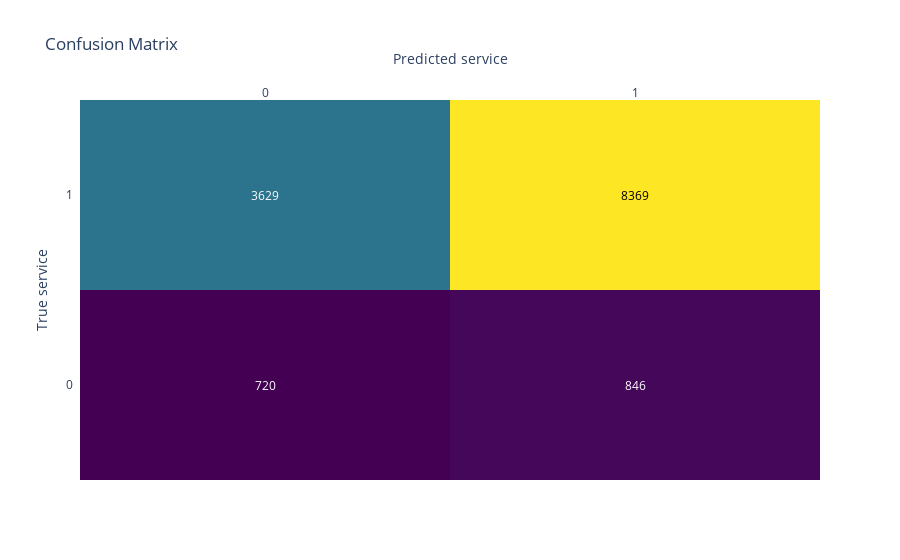

Source (notebook cell):
### Code cell
cm = confusion_matrix(y_test, predictions)


class_names = [0, 1]

# Create annotated heatmap
heatmap = ff.create_annotated_heatmap(z=cm,
                                      x=class_names,
                                      y=class_names,
                                      colorscale='Viridis')

# Update layout
heatmap.update_layout(title='Confusion Matrix',
                      xaxis=dict(title='Predicted service'),
                      yaxis=dict(title='True service'))

# Show the plot
heatmap.show()

### Figure 1 — Plotly figure (JSON) as saved in the notebook; plotly's stock layout.template omitted (floating-point values rounded to 4 significant figures)
{"data": [{"colorscale": [[0, "#440154"], [0.1111, "#482878"], [0.2222, "#3e4989"], [0.3333, "#31688e"], [0.4444, "#26828e"], [0.5556, "#1f9e89"], [0.6667, "#35b779"], [0.7778, "#6ece58"], [0.8889, "#b5de2b"], [1, "#fde725"]], "reversescale": false, "showscale": false, "type": "heatmap", "x": [0, 1], "y": [0, 1], "z": [[720, 846], [3629, 8369]]}], "layout": {"annotations": [{"font": {"color": "#FFFFFF"}, "showarrow": false, "text": "720", "x": 0, "xref": "x", "y": 0, "yref": "y"}, {"font": {"color": "#FFFFFF"}, "showarrow": false, "text": "846", "x": 1, "xref": "x", "y": 0, "yref": "y"}, {"font": {"color": "#FFFFFF"}, "showarrow": false, "text": "3629", "x": 0, "xref": "x", "y": 1, "yref": "y"}, {"font": {"color": "#000000"}, "showarrow": false, "text": "8369", "x": 1, "xref": "x", "y": 1, "yref": "y"}], "title": {"text": "Confusion Matrix"}, "xaxis": {"dtick": 1, "gridcolor": "rgb(0, 0, 0)", "side": "top", "ticks": "", "title": {"text": "Predicted service"}}, "yaxis": {"dtick": 1, "ticks": "", "ticksuffix": "  ", "title": {"text": "True service"}}}}
